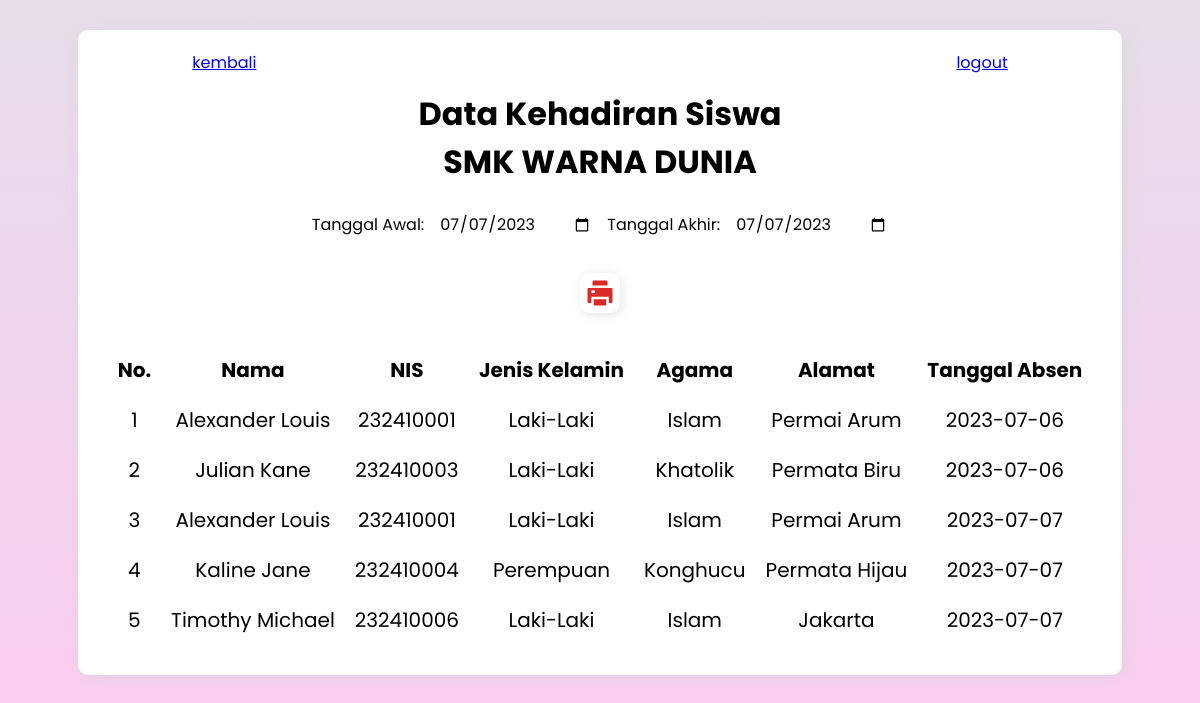
Page /lihat.php (signed in) on the committed database.
### tables this page shows
CREATE TABLE `siswa` (
  `id` int(11) NOT NULL,
  `nis` int(9) NOT NULL,
  `nama` varchar(100) NOT NULL,
  `alamat` longtext NOT NULL,
  `jenis_kelamin` char(9) NOT NULL,
  `agama` varchar(25) NOT NULL
);

CREATE TABLE `absensi` (
  `id` int(11) NOT NULL,
  `nis` int(9) NOT NULL,
  `tgl_absen` date NOT NULL
);

### functions.php (called while the page is built, shortened)
<?php
  $db = mysqli_connect("localhost", "root", "", "absen-smk-wd");
  function query($query) {
    global $db;
    $result = mysqli_query($db, $query);
    $rows = [];
    while( $row = mysqli_fetch_assoc($result)) {
      $rows[] = $row;
    }
    return $rows;
  }
?>

### lihat.php (the view, shortened to what this page needs)
<?php
  require 'functions.php';
  $siswa = query("SELECT siswa.*, absensi.tgl_absen
  FROM siswa
  LEFT JOIN absensi ON siswa.nis = absensi.nis
  WHERE absensi.tgl_absen IS NOT NULL");
?>
<!DOCTYPE html>
<html lang="en">
<head>
  <link rel="stylesheet" href="css/index.css">
  <link rel="stylesheet" href="css/datepicker.css">
</head>
<body>
  <section class="container" style="width: auto">
    <div class="link-kel">
      <a href="index.php" class="logout">kembali</a>
      <a href="logout.php" class="logout">logout</a>
    </div>
    <h1>Data Kehadiran Siswa <br> SMK WARNA DUNIA</h1>
    <div>
      <div class="date-style">
        Tanggal Awal: <input type="date" class="datepicker" value="<?= date("Y-m-d") ?>" name="startDate" id="startDate"
          autofocus>
        Tanggal Akhir: <input type="date" class="datepicker" value="<?= date("Y-m-d") ?>" name="endDate" id="endDate"
          autofocus>
      </div>
    </div>
    <div class="tombol-aksi">
      <a href="#" class="cetak-data"></a>
    </div>
    <div id="tab">
      <table cellspacing="10">
        <tr>
          <th>No.</th>
          <th>Nama</th>
          <th>NIS</th>
          <th>Jenis Kelamin</th>
          <th>Agama</th>
          <th>Alamat</th>
          <th>Tanggal Absen</th>
        </tr>
        <?php $i = 1; ?>
        <?php foreach ($siswa as $row) : ?>
        <tr>
          <td><?= $i; ?></td>
          <td><?= $row["nama"] ?></td>
          <td><?= $row["nis"] ?></td>
          <td><?= $row["jenis_kelamin"] ?></td>
          <td><?= $row["agama"] ?></td>
          <td><?= $row["alamat"] ?></td>
          <td>
            <?= $row["tgl_absen"] ?>
          </td>
        </tr>
        <?php $i++; ?>
        <?php endforeach; ?>
      </table>
    </div>
  </section>
</body>
</html>

### css/index.css (style rules this page uses)
html { scroll-behavior: smooth; }
* { margin: 0; padding: 0; box-sizing: border-box; }
body { background-image: linear-gradient(to top, #fdcbf1 0%, #fdcbf1 1%, #e6dee9 100%); height: 100vh; text-align: center; display: flex; justify-content: center; align-items: flex-start; }
body, button, input { font-family: Poppins, sans-serif; }
.container { display: flex; flex-direction: column; align-items: center; justify-content: center; gap: 15px; width: auto; padding: 20px; margin-top: 30px; background-color: #fff; border-radius: 10px; box-shadow: 3px 3px 15px rgba(213, 213, 213, .5); }
.link-kel { display: flex; gap: 1100px; }
h1 { font-size: 32px; }
.tombol-aksi { margin-top: 10px; display: flex; justify-content: center; align-items: center; gap: 12px; }
.tombol-aksi a svg { width: 40px; padding: 5px; background: #fff; border-radius: 10px; box-shadow: 2px 2px 10px rgba(211, 211, 211, 0.6); }
a.logout { align-self: flex-end; }
table { border-spacing: 30px; font-size: 20px; }
@media (max-width: 1240px) { table { border-spacing: 20px; font-size: 20px; } }
@media (max-width: 1240px) { .link-kel { gap: 700px; } }

### css/datepicker.css (style rules this page uses)
.datepicker { border: none; font-size: 16px; outline: none; margin: 10px 0; cursor: pointer; }
div.date-style { display: flex; justify-content: center; align-items: center; gap: 15px; }

### rows in the picture
siswa: nama "Alexander Louis", nis "232410001", jenis_kelamin "Laki-Laki", agama "Islam", alamat "Permai Arum", absensi.tgl_absen "2023-07-06", absensi.tgl_absen "2023-07-07"
siswa: nama "Julian Kane", nis "232410003", jenis_kelamin "Laki-Laki", agama "Khatolik", alamat "Permata Biru", absensi.tgl_absen "2023-07-06"
siswa: nama "Kaline Jane", nis "232410004", jenis_kelamin "Perempuan", agama "Konghucu", alamat "Permata Hijau", absensi.tgl_absen "2023-07-07"
siswa: nama "Timothy Michael", nis "232410006", jenis_kelamin "Laki-Laki", agama "Islam", alamat "Jakarta", absensi.tgl_absen "2023-07-07"
